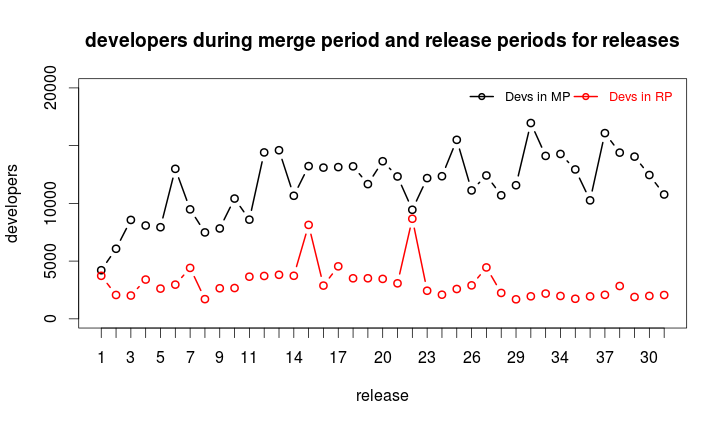

Recreate this plot in R.
plot(devsMPRP$devs_mp,type="b",lwd=2,xaxt="n",ylim=c(0,20000),col="black",xlab="release",ylab="developers",main="developers during merge period and release periods for releases")
axis(1,at=1:length(devsMPRP$release),labels=devsMPRP$release)
lines(devsMPRP$devs_rp,col="red",type="b",lwd=2)

legend("topright",legend=c("Devs in MP","Devs in RP"),lty=1,lwd=2,pch=21,col=c("black","red"),ncol=2,bty="n",cex=0.8,text.col=c("black","red"),inset=0.01)
